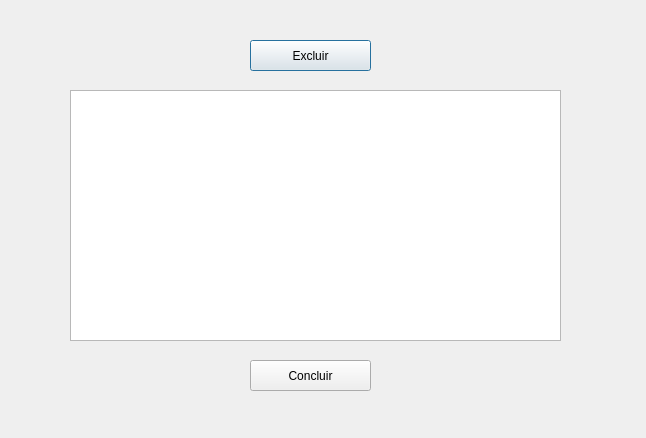
<?xml version="1.0" encoding="UTF-8"?>
<ui version="4.0">
 <class>getServiceOrders</class>
 <widget class="QDialog" name="getServiceOrders">
  <property name="geometry">
   <rect>
    <x>0</x>
    <y>0</y>
    <width>646</width>
    <height>438</height>
   </rect>
  </property>
  <property name="windowTitle">
   <string>Dialog</string>
  </property>
  <widget class="QListWidget" name="listWidget">
   <property name="geometry">
    <rect>
     <x>70</x>
     <y>90</y>
     <width>491</width>
     <height>251</height>
    </rect>
   </property>
  </widget>
  <widget class="QPushButton" name="eraseButton">
   <property name="geometry">
    <rect>
     <x>250</x>
     <y>40</y>
     <width>121</width>
     <height>31</height>
    </rect>
   </property>
   <property name="text">
    <string>Excluir</string>
   </property>
  </widget>
  <widget class="QPushButton" name="sendButton">
   <property name="geometry">
    <rect>
     <x>250</x>
     <y>360</y>
     <width>121</width>
     <height>31</height>
    </rect>
   </property>
   <property name="text">
    <string>Concluir</string>
   </property>
  </widget>
 </widget>
 <resources/>
 <connections/>
</ui>
